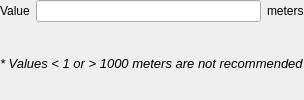
            <widget class="QWidget" name="wgtCustomRes" native="true">
             <layout class="QGridLayout" name="gridLayout">
              <property name="leftMargin">
               <number>0</number>
              </property>
              <property name="topMargin">
               <number>0</number>
              </property>
              <property name="rightMargin">
               <number>0</number>
              </property>
              <property name="bottomMargin">
               <number>0</number>
              </property>
              <item row="0" column="0">
               <widget class="QLabel" name="lblCustomRes">
                <property name="text">
                 <string>Value</string>
                </property>
               </widget>
              </item>
              <item row="0" column="1">
               <widget class="QLineEdit" name="txtCustomRes">
                <property name="focusPolicy">
                 <enum>Qt::StrongFocus</enum>
                </property>
               </widget>
              </item>
              <item row="1" column="0" colspan="3">
               <widget class="QLabel" name="lblCustomResNote">
                <property name="font">
                 <font>
                  <pointsize>10</pointsize>
                  <italic>true</italic>
                 </font>
                </property>
                <property name="text">
                 <string>* Values &lt; 1 or &gt; 1000 meters are not recommended</string>
                </property>
               </widget>
              </item>
              <item row="0" column="2">
               <widget class="QLabel" name="lblMeters">
                <property name="text">
                 <string>meters</string>
                </property>
               </widget>
              </item>
             </layout>
            </widget>
